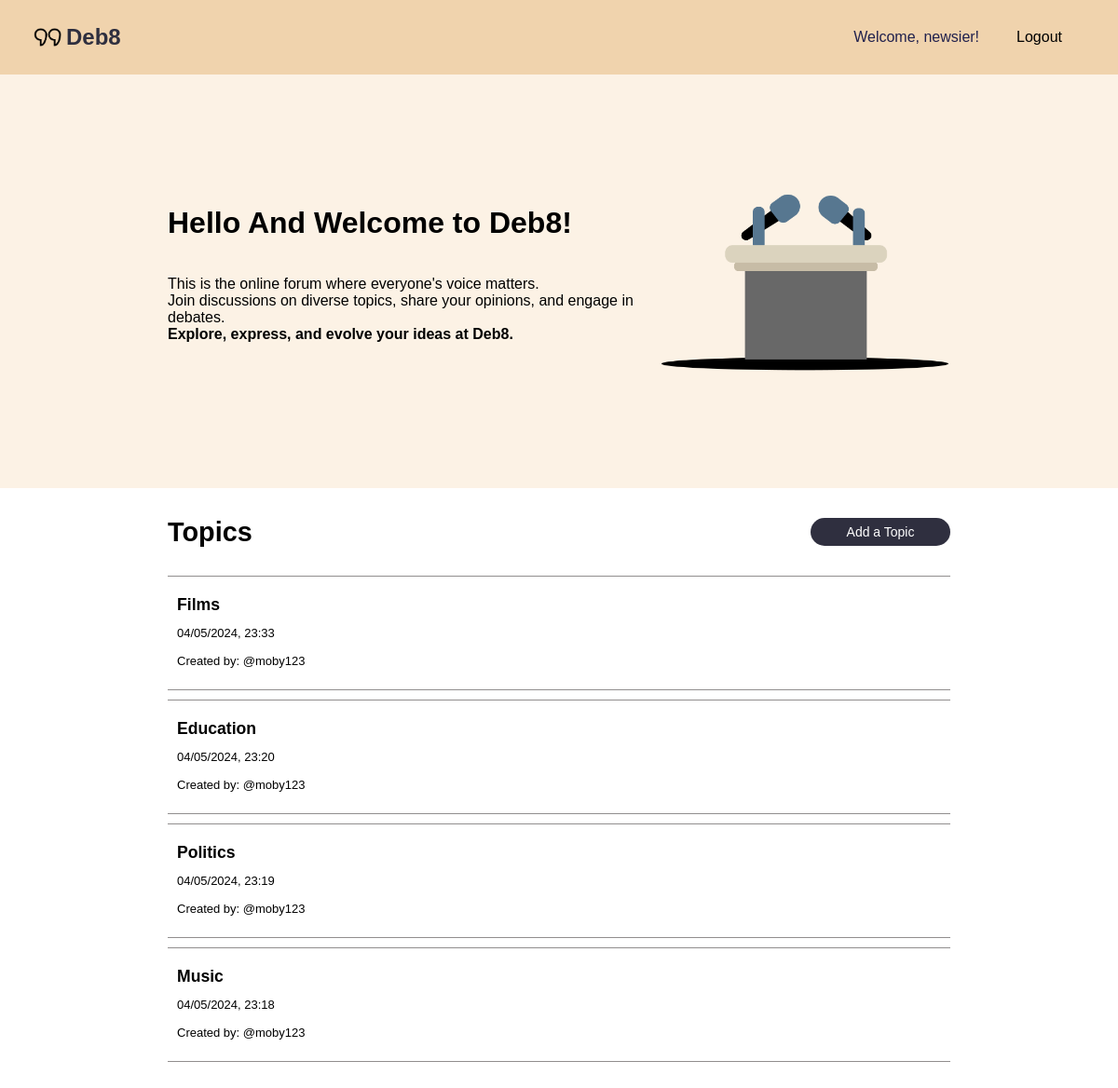
Screenshot of / (signed in) with the database file from the repository.
### tables this page shows
CREATE TABLE topic (
    topicID INTEGER PRIMARY KEY AUTOINCREMENT,
    topicName TEXT NOT NULL,
    postingUser INTEGER,
    creationTime INTEGER NOT NULL DEFAULT (strftime('%m/%d/%Y %H:%M:%S', 'now')),
    updateTime INTEGER NOT NULL DEFAULT (strftime('%m/%d/%Y %H:%M:%S', 'now')),
    FOREIGN KEY (postingUser) REFERENCES user(userID) ON DELETE SET NULL ON UPDATE CASCADE
);

### app.py (the view)
@app.route('/')
def home():
    context = {
        'logged_in': session.get('logged_in', False),
        'username': session.get('username', None)
    }
    conn = sqlite3.connect('debate.sqlite')  # Replace 'your_database.db' with your actual database file name
    conn.row_factory = sqlite3.Row  # This allows accessing columns by name
    cursor = conn.execute('SELECT * FROM topic ORDER BY creationTime DESC')
    topics = [dict(row) for row in cursor.fetchall()]
    conn.close()
    context['topics'] = topics
    print("Topics retrieved from database:", topics)
    return render_template('home.html', context=context)

### templates/home.html (shortened to what this page needs)
{% extends "base.html" %}
{% block head %}
<link rel="stylesheet" type="text/css" href="{{url_for('static', filename='home.css')}}">
{% endblock %}
{% block content %}
<div class="main-container">
    <div class="hello">
        <div class="hello-text">
            <h1>Hello And Welcome to Deb8!</h1>
            <p>This is the online forum where everyone's voice matters. <br>
            Join discussions on diverse topics, share your opinions, and engage in debates.<br>
            <strong>Explore, express, and evolve your ideas at Deb8.</strong></p>
        </div>
        <div class="hello-img">
            <img src="{{ url_for('static', filename='images/debate.png') }}">
        </div>
    </div>
    <div class="main-header">
        <h3>Topics</h3>
        <p id="add" style="cursor: pointer;">Add a Topic</p>
    </div>
    <div class="topics">
        {% for topic in context.topics %}
            <div class="topic-container">
                <div class="first-cont">
                    <a id="header" href="{{ url_for('topic', topicId=topic.topicID) }}">{{ topic.topicName }}</a>
                    <p class="info" id="time">{{topic.creationTime}}</p>
                </div>
                <div class="topic-info">
                    <p class="info">Created by: @{{topic.postingUser}}</p>
                </div>
            </div>
        {% endfor %}
    </div>
</div>
{% endblock %}

### static/base.css (style rules this page uses)
* { font-family: Arial; }
body { padding: 0; margin: 0; background-color: white; }
a { text-decoration: none; cursor: pointer; color: black; }
.main-header h3 { color: #21214d; font-size: 1.8rem; }
h3 { color: #21214d; font-size: 1.8rem; }

### static/home.css (style rules this page uses)
.main-container { width: 100vw; height: 100vh; display: flex; flex-direction: column; align-items: center; }
.topics { display: flex; flex-direction: column; width: 70%; min-height: 800px; height: auto; }
#add { display: flex; justify-content: center; align-items: center; height: 30px; width: 150px; margin: 4vh 0; color: white; background-color: #2f2f3f; border-radius: 15px; font-size: 14px; }
.topic-container { margin-bottom: 10px; padding: 10px; background-color: white; border-top: 1px solid #918e8e; border-bottom: 1px solid #918e8e; display: flex; flex-direction: column; align-items: flex-start; }
#header { padding: 10px 0; font-size: 1.1rem; }
.topic-info { display: flex; }
.info { font-size: 13px; margin-top: 2px; }
.topic-container a { font-weight: 600; }
.first-cont { display: flex; flex-direction: column; align-items: flex-start; }
.main-container h3 { color: black; }
.hello { display: flex; justify-content: space-between; width: 100vw; height: 100%; padding-top: 15vh; padding-bottom: 15vh; background-color: #FCF2E5; }
.hello-text { display: flex; flex-direction: column; margin-left: 15vw; height: 100%; }
.hello-img { margin-right: 15vw; }
.hello-img img { height: 200px; }
.main-header { display: flex; justify-content: space-between; align-items: center; width: 70%; font-size: 1.2rem; }

### rows the page displays
topic: topicName "Films", creationTime "04/05/2024, 23:33", postingUser "moby123"
topic: topicName "Education", creationTime "04/05/2024, 23:20", postingUser "moby123"
topic: topicName "Politics", creationTime "04/05/2024, 23:19", postingUser "moby123"
topic: topicName "Music", creationTime "04/05/2024, 23:18", postingUser "moby123"

### other values shown
{{ context.username }} "newsier"
